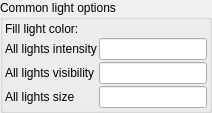
            <widget class="QGroupBox" name="groupBox_7">
             <property name="title">
              <string>Common light options</string>
             </property>
             <layout class="QVBoxLayout" name="verticalLayout_12">
              <property name="spacing">
               <number>2</number>
              </property>
              <property name="leftMargin">
               <number>2</number>
              </property>
              <property name="topMargin">
               <number>2</number>
              </property>
              <property name="rightMargin">
               <number>2</number>
              </property>
              <property name="bottomMargin">
               <number>2</number>
              </property>
              <item>
               <layout class="QGridLayout" name="gridLayout">
                <property name="topMargin">
                 <number>0</number>
                </property>
                <item row="0" column="1">
                 <widget class="MyColorButton" name="colorButton_fill_light_color" native="true">
                  <property name="toolTip">
                   <string>&lt;html&gt;&lt;head/&gt;&lt;body&gt;&lt;p&gt;Color of light source&lt;/p&gt;&lt;/body&gt;&lt;/html&gt;</string>
                  </property>
                  <property name="text" stdset="0">
                   <string>PushButton</string>
                  </property>
                 </widget>
                </item>
                <item row="2" column="0">
                 <widget class="QLabel" name="label_3">
                  <property name="text">
                   <string>All lights visibility</string>
                  </property>
                 </widget>
                </item>
                <item row="2" column="1">
                 <widget class="MyLineEdit" name="logedit_all_lights_visibility">
                  <property name="sizePolicy">
                   <sizepolicy hsizetype="Expanding" vsizetype="Maximum">
                    <horstretch>0</horstretch>
                    <verstretch>0</verstretch>
                   </sizepolicy>
                  </property>
                  <property name="toolTip">
                   <string>&lt;html&gt;&lt;head/&gt;&lt;body&gt;&lt;p&gt;brightness of light source&lt;/p&gt;&lt;/body&gt;&lt;/html&gt;</string>
                  </property>
                 </widget>
                </item>
                <item row="1" column="0">
                 <widget class="QLabel" name="label_2">
                  <property name="text">
                   <string>All lights intensity</string>
                  </property>
                 </widget>
                </item>
                <item row="0" column="0">
                 <widget class="QLabel" name="label">
                  <property name="text">
                   <string>Fill light color:</string>
                  </property>
                 </widget>
                </item>
                <item row="1" column="1">
                 <widget class="MyLineEdit" name="logedit_all_lights_intensity">
                  <property name="sizePolicy">
                   <sizepolicy hsizetype="Expanding" vsizetype="Maximum">
                    <horstretch>0</horstretch>
                    <verstretch>0</verstretch>
                   </sizepolicy>
                  </property>
                  <property name="toolTip">
                   <string>&lt;html&gt;&lt;head/&gt;&lt;body&gt;&lt;p&gt;brightness of light source&lt;/p&gt;&lt;/body&gt;&lt;/html&gt;</string>
                  </property>
                 </widget>
                </item>
                <item row="3" column="0">
                 <widget class="QLabel" name="label_4">
                  <property name="text">
                   <string>All lights size</string>
                  </property>
                 </widget>
                </item>
                <item row="3" column="1">
                 <widget class="MyLineEdit" name="logedit_all_lights_size">
                  <property name="sizePolicy">
                   <sizepolicy hsizetype="Expanding" vsizetype="Maximum">
                    <horstretch>0</horstretch>
                    <verstretch>0</verstretch>
                   </sizepolicy>
                  </property>
                  <property name="toolTip">
                   <string>&lt;html&gt;&lt;head/&gt;&lt;body&gt;&lt;p&gt;brightness of light source&lt;/p&gt;&lt;/body&gt;&lt;/html&gt;</string>
                  </property>
                 </widget>
                </item>
               </layout>
              </item>
             </layout>
            </widget>
